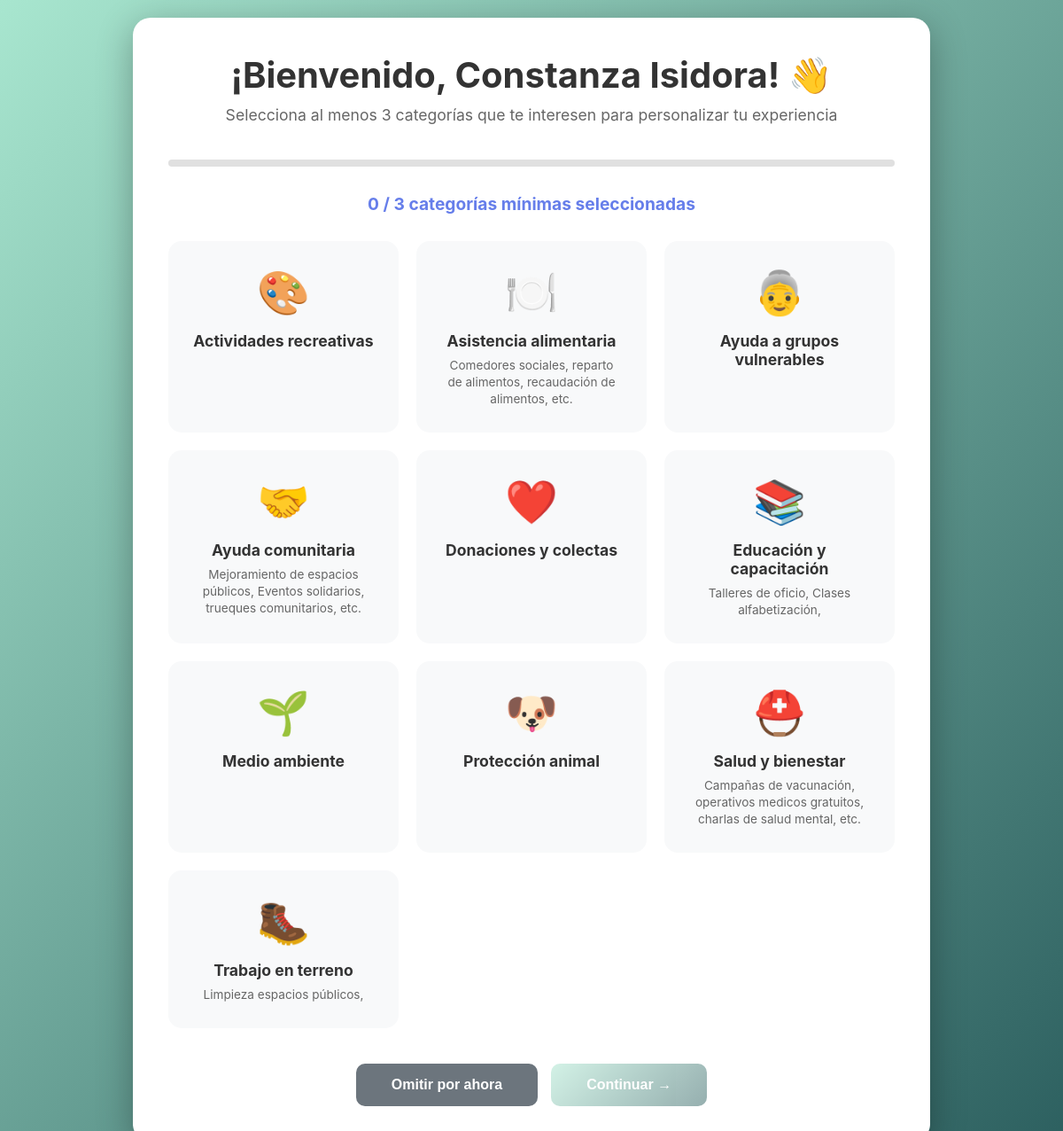
The app's page /preferencias/ (signed in), older data.
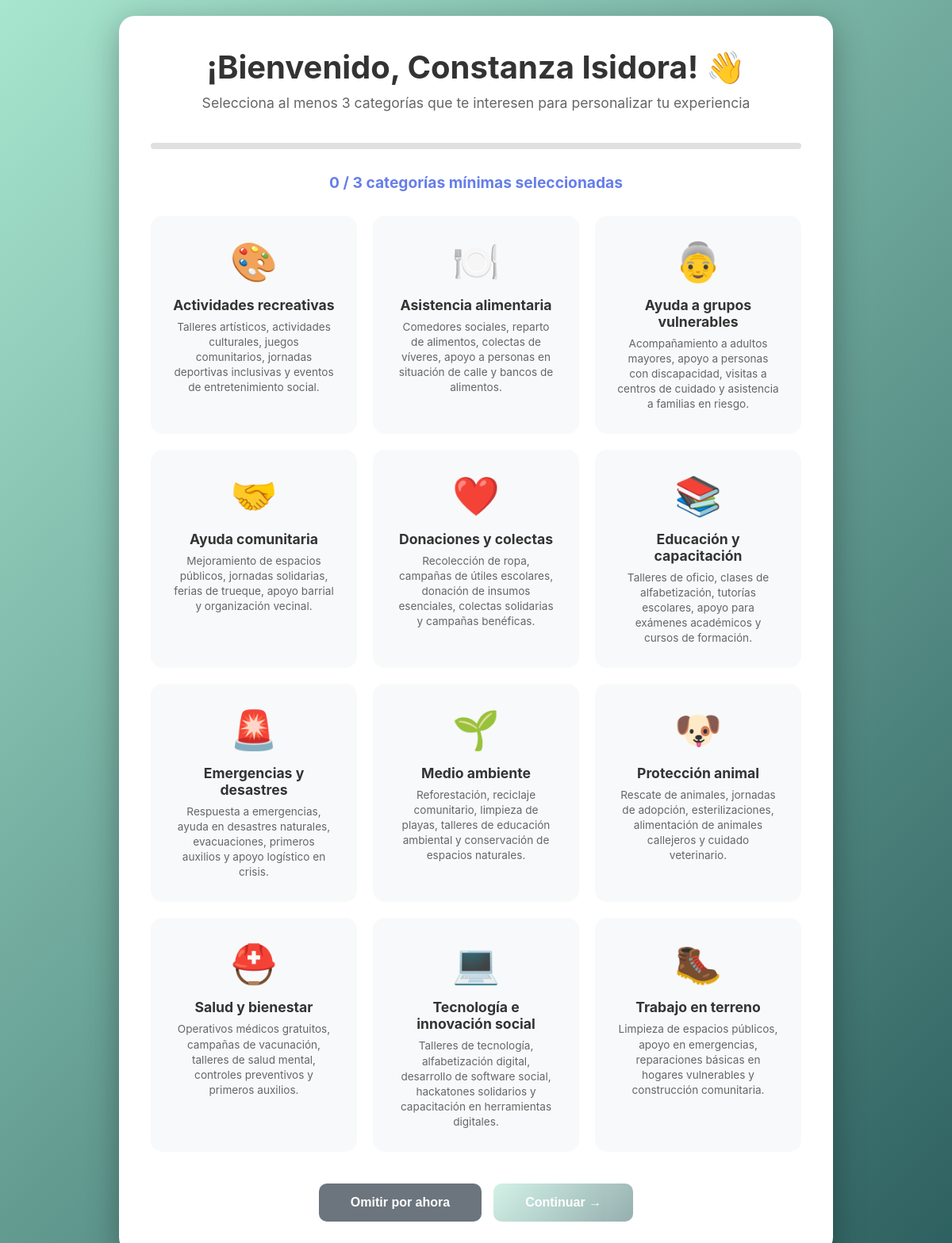
The same page, newer data.
### Humanet/models.py (models this page shows, shortened)
class Categoria(models.Model):
    nombre = models.CharField(max_length=100, unique=True)
    icono = models.CharField(max_length=10, default='📌')
    descripcion = models.TextField(blank=True)
    color = models.CharField(max_length=7, default='#667eea')
    class Meta:
        verbose_name = 'Categoría'
        verbose_name_plural = 'Categorías'
        ordering = ['nombre']

### Humanet/views.py (the view, shortened to what this page needs)
# urls.py: path('preferencias/', views.seleccionar_preferencias, name='seleccionar_preferencias'),
@login_required
def seleccionar_preferencias(request):
    perfil, created = PerfilUsuario.objects.get_or_create(usuario=request.user)
    if perfil.onboarding_completado:
        return redirect('inicio')
    categorias = Categoria.objects.all()
    return render(request, 'Humanet/seleccionar_preferencias.html', {
        'categorias': categorias
    })

### Humanet/templates/Humanet/seleccionar_preferencias.html (shortened to what this page needs)
<!DOCTYPE html>
<html lang="es">
<head>
</head>
<body>
    <div class="container">
        <div class="header">
            <h1>¡Bienvenido, {{ user.first_name }}! 👋</h1>
            <p>Selecciona al menos 3 categorías que te interesen para personalizar tu experiencia</p>
        </div>
        <div class="progress-bar">
        </div>
        <div class="selection-count">
            <span id="selectionCount">0</span> / 3 categorías mínimas seleccionadas
        </div>
        <form method="post" id="preferencesForm">
            <div class="categorias-grid">
                {% for categoria in categorias %}
                <div class="categoria-card"
                     data-categoria-id="{{ categoria.id }}"
                     style="color: {{ categoria.color }};"
                     onclick="toggleCategoria(this, {{ categoria.id }})">
                    <div class="categoria-icono">{{ categoria.icono }}</div>
                    <div class="categoria-nombre">{{ categoria.nombre }}</div>
                    <div class="categoria-descripcion">{{ categoria.descripcion }}</div>
                </div>
                {% endfor %}
            </div>
            <div class="actions">
                <button type="button" class="btn btn-skip" onclick="omitirPreferencias()">
                    Omitir por ahora
                </button>
                <button type="submit" class="btn btn-primary" id="submitBtn" disabled>
                    Continuar →
                </button>
            </div>
        </form>
    </div>
</body>
</html>

Row changes from the older to the newer data that the page shows:
removed Categoria: icono "🎨", nombre "Actividades recreativas"
removed Categoria: icono "🍽️", nombre "Asistencia alimentaria", descripcion "Comedores sociales, reparto de alimentos, recaudación de alimentos, etc."
removed Categoria: icono "👵", nombre "Ayuda a grupos vulnerables"
removed Categoria: icono "🤝", nombre "Ayuda comunitaria", descripcion "Mejoramiento de espacios públicos, Eventos solidarios, trueques comunitarios, etc.", color "#444D6B" (drawn)
removed Categoria: icono "❤️", nombre "Donaciones y colectas"
removed Categoria: icono "📚", nombre "Educación y capacitación", descripcion "Talleres de oficio, Clases alfabetización,"
removed Categoria: icono "🌱", nombre "Medio ambiente"
removed Categoria: icono "🐶", nombre "Protección animal"
removed Categoria: icono "⛑️", nombre "Salud y bienestar", descripcion "Campañas de vacunación, operativos medicos gratuitos, charlas de salud mental, etc."
removed Categoria: icono "🥾", nombre "Trabajo en terreno", descripcion "Limpieza espacios públicos,"
added Categoria: icono "🎨", nombre "Actividades recreativas", descripcion "Talleres artísticos, actividades culturales, juegos comunitarios, jornadas deportivas inclusivas y eventos de entretenimiento social.", color "#A57FB2" (drawn)
added Categoria: icono "🍽️", nombre "Asistencia alimentaria", descripcion "Comedores sociales, reparto de alimentos, colectas de víveres, apoyo a personas en situación de calle y bancos de alimentos.", color "#6A8CAF" (drawn)
added Categoria: icono "👵", nombre "Ayuda a grupos vulnerables", descripcion "Acompañamiento a adultos mayores, apoyo a personas con discapacidad, visitas a centros de cuidado y asistencia a familias en riesgo.", color "#B6A36A" (drawn)
added Categoria: icono "🤝", nombre "Ayuda comunitaria", descripcion "Mejoramiento de espacios públicos, jornadas solidarias, ferias de trueque, apoyo barrial y organización vecinal.", color "#444D6B" (drawn)
added Categoria: icono "❤️", nombre "Donaciones y colectas", descripcion "Recolección de ropa, campañas de útiles escolares, donación de insumos esenciales, colectas solidarias y campañas benéficas.", color "#E08686" (drawn)
added Categoria: icono "📚", nombre "Educación y capacitación", descripcion "Talleres de oficio, clases de alfabetización, tutorías escolares, apoyo para exámenes académicos y cursos de formación.", color "#C49BBB" (drawn)
added Categoria: icono "🚨", nombre "Emergencias y desastres", descripcion "Respuesta a emergencias, ayuda en desastres naturales, evacuaciones, primeros auxilios y apoyo logístico en crisis.", color "#DC3545" (drawn)
added Categoria: icono "🌱", nombre "Medio ambiente", descripcion "Reforestación, reciclaje comunitario, limpieza de playas, talleres de educación ambiental y conservación de espacios naturales.", color "#6EA96C" (drawn)
added Categoria: icono "🐶", nombre "Protección animal", descripcion "Rescate de animales, jornadas de adopción, esterilizaciones, alimentación de animales callejeros y cuidado veterinario.", color "#7BAF7C" (drawn)
added Categoria: icono "⛑️", nombre "Salud y bienestar", descripcion "Operativos médicos gratuitos, campañas de vacunación, talleres de salud mental, controles preventivos y primeros auxilios.", color "#7EB2B2" (drawn)
added Categoria: icono "💻", nombre "Tecnología e innovación social", descripcion "Talleres de tecnología, alfabetización digital, desarrollo de software social, hackatones solidarios y capacitación en herramientas digitales.", color "#4A90E2" (drawn)
added Categoria: icono "🥾", nombre "Trabajo en terreno", descripcion "Limpieza de espacios públicos, apoyo en emergencias, reparaciones básicas en hogares vulnerables y construcción comunitaria.", color "#D4AA70" (drawn)
